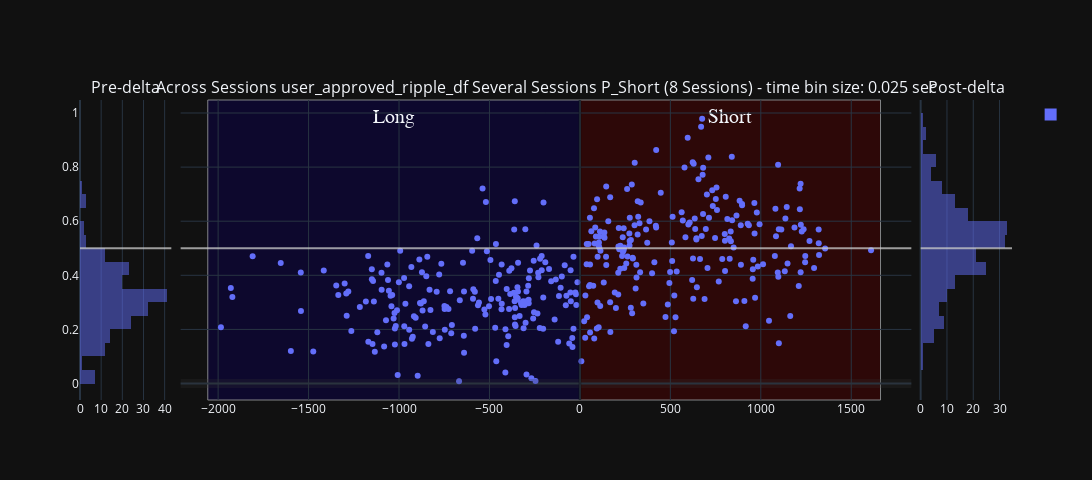

Source (notebook cell):
### Code cell
## User non-selected:
scatter_title = f'user_approved_ripple_df Several Sessions {variable_name}'
# variable_name = 'wcorr_abs_diff'
px_scatter_kwargs = {'x': 'delta_aligned_start_t', 'y': variable_name, 'title': scatter_title, 'range_y': [0.0, 1.0], 'labels': {'session_name': 'Session', 'time_bin_size': 'tbin_size'}} # , 'color': 'time_bin_size'
new_fig_ripples, figure_context = plotly_pre_post_delta_scatter(data_results_df=deepcopy(user_approved_ripple_df), out_scatter_fig=None, histogram_bins=histogram_bins,
                        px_scatter_kwargs=px_scatter_kwargs, histogram_variable_name=variable_name, forced_range_y=None,
                        time_delta_tuple=(earliest_delta_aligned_t_start, 0.0, latest_delta_aligned_t_end))
_extras_output_dict["y_mid_line"] = new_fig_ripples.add_hline(y=0.5, line=dict(color="rgba(0.8,0.8,0.8,.75)", width=2), row='all', col='all')
new_fig_ripples.update_layout(fig_size_kwargs)
new_fig_ripples

### Figure 1 — Plotly figure (JSON) as saved in the notebook; plotly's stock layout.template omitted (floating-point values rounded to 4 significant figures; data arrays with more than 128 entries replaced by an {"elided": "..."} marker saying what was removed)
{"data": [{"alignmentgroup": "True", "bingroup": "y", "hovertemplate": "count=%{x}<br>P_Short=%{y}<extra></extra>", "legendgroup": "", "marker": {"color": "#636efa", "opacity": 0.5, "pattern": {"shape": ""}}, "name": "", "nbinsy": 25, "offsetgroup": "", "orientation": "h", "showlegend": true, "type": "histogram", "xaxis": "x", "y": {"elided": "196 float values"}, "yaxis": "y"}, {"hovertemplate": "delta_aligned_start_t=%{x}<br>P_Short=%{y}<extra></extra>", "legendgroup": "", "marker": {"color": "#636efa", "symbol": "circle"}, "mode": "markers", "name": "", "orientation": "v", "showlegend": false, "type": "scatter", "x": {"elided": "406 float values"}, "xaxis": "x2", "y": {"elided": "406 float values"}, "yaxis": "y2"}, {"alignmentgroup": "True", "bingroup": "y", "hovertemplate": "count=%{x}<br>P_Short=%{y}<extra></extra>", "legendgroup": "", "marker": {"color": "#636efa", "opacity": 0.5, "pattern": {"shape": ""}}, "name": "", "nbinsy": 25, "offsetgroup": "", "orientation": "h", "showlegend": false, "type": "histogram", "xaxis": "x3", "y": {"elided": "210 float values"}, "yaxis": "y3"}], "layout": {"annotations": [{"font": {"size": 16}, "showarrow": false, "text": "Pre-delta", "x": 0.049, "xanchor": "center", "xref": "paper", "y": 1, "yanchor": "bottom", "yref": "paper"}, {"font": {"size": 16}, "showarrow": false, "text": "Across Sessions user_approved_ripple_df Several Sessions P_Short (8 Sessions) - time bin size: 0.025 sec", "x": 0.5, "xanchor": "center", "xref": "paper", "y": 1, "yanchor": "bottom", "yref": "paper"}, {"font": {"size": 16}, "showarrow": false, "text": "Post-delta", "x": 0.951, "xanchor": "center", "xref": "paper", "y": 1, "yanchor": "bottom", "yref": "paper"}], "barmode": "overlay", "height": 480, "shapes": [{"line": {"color": "rgba(0.2,0.2,0.2,.25)", "width": 9}, "type": "line", "x0": 0, "x1": 1, "xref": "x2 domain", "y0": 0, "y1": 0, "yref": "y2"}, {"line": {"color": "rgba(0,0,0,.25)", "width": 3}, "type": "line", "x0": 0, "x1": 0, "xref": "x2", "y0": 0, "y1": 1, "yref": "y2 domain"}, {"fillcolor": "#0b0049", "label": {"font": {"family": "Times New Roman", "size": 20}, "text": "Long", "textposition": "top center"}, "layer": "below", "line": {"width": 1}, "opacity": 0.5, "type": "rect", "x0": -2057.0, "x1": 0, "xref": "x2", "y0": 0, "y1": 1, "yref": "y2 domain"}, {"fillcolor": "#490000", "label": {"font": {"family": "Times New Roman", "size": 20}, "text": "Short", "textposition": "top center"}, "layer": "below", "line": {"width": 1}, "opacity": 0.5, "type": "rect", "x0": 0, "x1": 1662.0, "xref": "x2", "y0": 0, "y1": 1, "yref": "y2 domain"}, {"line": {"color": "rgba(0.8,0.8,0.8,.75)", "width": 2}, "type": "line", "x0": 0, "x1": 1, "xref": "x domain", "y0": 0.5, "y1": 0.5, "yref": "y"}, {"line": {"color": "rgba(0.8,0.8,0.8,.75)", "width": 2}, "type": "line", "x0": 0, "x1": 1, "xref": "x2 domain", "y0": 0.5, "y1": 0.5, "yref": "y2"}, {"line": {"color": "rgba(0.8,0.8,0.8,.75)", "width": 2}, "type": "line", "x0": 0, "x1": 1, "xref": "x3 domain", "y0": 0.5, "y1": 0.5, "yref": "y3"}], "width": 1650, "xaxis": {"anchor": "y", "domain": [0, 0.098]}, "xaxis2": {"anchor": "y2", "domain": [0.108, 0.892]}, "xaxis3": {"anchor": "y3", "domain": [0.902, 1]}, "yaxis": {"anchor": "x", "domain": [0, 1]}, "yaxis2": {"anchor": "x2", "domain": [0, 1], "matches": "y", "showticklabels": false}, "yaxis3": {"anchor": "x3", "domain": [0, 1], "matches": "y", "showticklabels": false}}}
